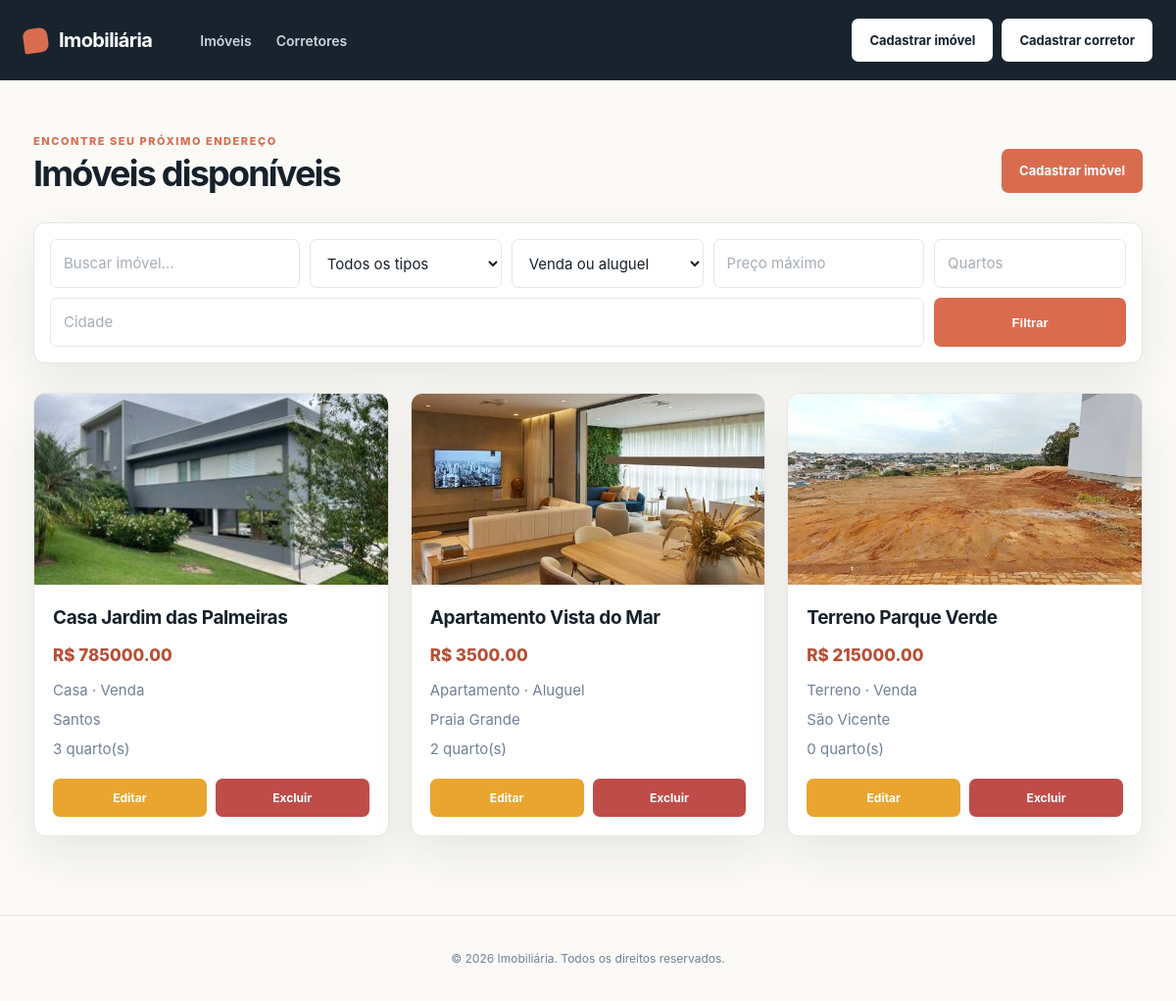
/imovel/, run on the app's committed database.
### imovel/models.py (models this page shows)
class Imovel(models.Model):
    titulo = models.CharField(max_length=100)
    descricao = models.TextField()
    tipo = models.CharField(max_length=50, choices=TipoImovel.choices)
    finalidade = models.CharField(max_length=50)
    preco = models.DecimalField(max_digits=10, decimal_places=2)
    endereco = models.CharField(max_length=200)
    cidade = models.CharField(max_length=100)
    quantidade_quartos = models.IntegerField()
    imagem = models.ImageField(upload_to='imoveis/', blank=True, null=True)
    corretor = models.ForeignKey(Corretor, on_delete=models.CASCADE)
    data_cadastro = models.DateTimeField(auto_now_add=True)

### imovel/views.py (the view)
# urls.py: path('imovel/', views.imoveis, name='imoveis'),
def imoveis(request):
    imoveis = Imovel.objects.all()
    busca = request.GET.get("busca", "").strip()
    tipo = request.GET.get("tipo", "").strip()
    finalidade = request.GET.get("finalidade", "").strip()
    cidade = request.GET.get("cidade", "").strip()
    preco_maximo = request.GET.get("preco_maximo", "").strip()
    quartos = request.GET.get("quartos", "").strip()
    if busca:
        imoveis = imoveis.filter(titulo__icontains=busca)
    if tipo:
        imoveis = imoveis.filter(tipo=tipo)
    if finalidade:
        imoveis = imoveis.filter(finalidade__icontains=finalidade)
    if cidade:
        imoveis = imoveis.filter(cidade__icontains=cidade)
    if preco_maximo:
        imoveis = imoveis.filter(preco__lte=preco_maximo)
    if quartos:
        imoveis = imoveis.filter(quantidade_quartos=quartos)
    filtros_ativos = any(
        (busca, tipo, finalidade, cidade, preco_maximo, quartos)
    )
    return render(
        request,
        "imovel.html",
        {"imoveis": imoveis, "filtros_ativos": filtros_ativos},
    )

### imovel/templates/imovel.html (shortened to what this page needs)
{% extends 'template.html' %}
{% load static %}
{% block estilos %}
<link rel="stylesheet" href="{% static 'css/imoveis.css' %}">
{% endblock %}
{% block conteudo %}
<section class="page-heading">
    <div>
        <p class="eyebrow">Encontre seu próximo endereço</p>
        <h2>Imóveis disponíveis</h2>
    </div>
    <a href="{% url 'add_imovel' %}" class="btn btn-primary">Cadastrar imóvel</a>
</section>
<form method="get" class="filters">
    <input type="search" name="busca" value="{{ request.GET.busca }}" placeholder="Buscar imóvel...">
    <select name="tipo">
        <option value="">Todos os tipos</option>
    </select>
    <select name="finalidade">
        <option value="">Venda ou aluguel</option>
    </select>
    <input type="number" name="preco_maximo" value="{{ request.GET.preco_maximo }}" placeholder="Preço máximo" min="0">
    <input type="number" name="quartos" value="{{ request.GET.quartos }}" placeholder="Quartos" min="0">
    <input class="filter-city" type="search" name="cidade" value="{{ request.GET.cidade }}" placeholder="Cidade">
    <button class="btn btn-primary" type="submit">Filtrar</button>
</form>
<div class="cards-grid">
    {% for imovel in imoveis %}
    <article class="property-card">
        {% if imovel.imagem %}
            <img src="{{ imovel.imagem.url }}" alt="Imagem de {{ imovel.titulo }}">
        {% else %}
            <div class="image-placeholder">Sem imagem</div>
        {% endif %}
        <div class="card-content">
            <h3>{{ imovel.titulo }}</h3>
            <strong class="price">R$ {{ imovel.preco|floatformat:2 }}</strong>
            <p class="muted">{{ imovel.tipo }} · {{ imovel.finalidade }}</p>
            <p class="muted">{{ imovel.cidade }}</p>
            <p class="muted">{{ imovel.quantidade_quartos }} quarto(s)</p>
            <div class="card-actions">
                <a href="{% url 'edit_imovel' imovel.id %}" class="btn btn-warning">Editar</a>
                <a href="{% url 'del_imovel' imovel.id %}" class="btn btn-danger delete-trigger" data-item-name="{{ imovel.titulo }}">Excluir</a>
            </div>
        </div>
    </article>
    {% empty %}
    <p class="empty-state">Nenhum imóvel encontrado.</p>
    {% endfor %}
</div>
{% endblock %}

### imovel/templates/template.html (shortened to what this page needs)
{% load static %}
<!DOCTYPE html>
<html lang="pt-br">
<head>
    <link rel="stylesheet" href="{% static 'css/style.css' %}">
    {% block estilos %}{% endblock %}
</head>
<body>
    <header>
        <a href="{% url 'index' %}" class="brand-link" aria-label="Ir para a página inicial">
            <div class="brand"><h1>Imobiliária</h1></div>
        </a>
        <nav>
            <a href="{% url 'imoveis' %}">Imóveis</a>
            <a href="{% url 'corretores' %}">Corretores</a>
        </nav>
        <div class="header-buttons">
            <a href="{% url 'add_imovel' %}" class="btn btn-light">Cadastrar imóvel</a>
            <a href="{% url 'add_corretor' %}" class="btn btn-light">Cadastrar corretor</a>
        </div>
    </header>
    <main>
        {% block conteudo %}
        {% endblock %}
    </main>
    <footer>
        <p>&copy; 2026 Imobiliária. Todos os direitos reservados.</p>
    </footer>
</body>
</html>

### imovel/static/css/style.css (style rules this page uses)
:root { --ink: #17212b; --muted: #718096; --paper: #fbfaf7; --surface: #ffffff; --line: #e8e6df; --accent: #d96c4f; --accent-dark: #b84f36; --navy: #18232e; --shadow: 0 18px 45px rgba(29, 40, 50, .09); }
* { box-sizing: border-box; }
html { scroll-behavior: smooth; }
body { background: var(--paper); color: var(--ink); font: 15px/1.6 Inter, ui-sans-serif, system-ui, -apple-system, "Segoe UI", sans-serif; margin: 0; }
a { color: inherit; text-decoration: none; }
header { align-items: center; background: var(--navy); color: #fff; display: flex; gap: 34px; min-height: 82px; padding: 0 max(24px, calc((100% - 1180px) / 2)); }
.brand-link { margin-right: 15px; }
.brand { align-items: center; display: flex; gap: 11px; }
.brand::before { background: var(--accent); border-radius: 8px 8px 8px 2px; content: ""; display: block; height: 25px; transform: rotate(-8deg); width: 25px; }
.brand h1 { font-size: 20px; font-weight: 750; letter-spacing: -.03em; margin: 0; }
nav { display: flex; gap: 25px; margin-right: auto; }
nav a { color: #cbd5df; font-size: 14px; font-weight: 600; padding: 28px 0 25px; position: relative; }
.header-buttons { display: flex; gap: 9px; }
main { margin: 0 auto; max-width: 1180px; min-height: calc(100vh - 145px); padding: 54px 24px 80px; }
footer { border-top: 1px solid var(--line); color: var(--muted); font-size: 12px; padding: 22px; text-align: center; }
h2 { font-size: clamp(27px, 3vw, 38px); letter-spacing: -.05em; line-height: 1.1; margin: 4px 0 0; }
.eyebrow { color: var(--accent); font-size: 11px; font-weight: 800; letter-spacing: .14em; margin: 0; text-transform: uppercase; }
.btn { border: 1px solid transparent; border-radius: 7px; cursor: pointer; display: inline-block; font-size: 13px; font-weight: 700; padding: 11px 17px; text-align: center; transition: background .2s, border-color .2s, transform .2s; }
.btn-light { background: #fff; color: var(--navy); }
.btn-primary { background: var(--accent); color: #fff; }
.btn-warning { background: #e9a52f; color: #fff; }
.btn-danger { background: #bf4c48; color: #fff; }
input, select, textarea { background: #fff; border: 1px solid var(--line); border-radius: 7px; color: var(--ink); font: inherit; padding: 12px 13px; width: 100%; }
input::placeholder, textarea::placeholder { color: #a5adb5; }

### imovel/static/css/imoveis.css (style rules this page uses)
.page-heading { align-items: end; display: flex; justify-content: space-between; margin-bottom: 30px; }
.filters { background: var(--surface); border: 1px solid var(--line); border-radius: 12px; box-shadow: var(--shadow); display: grid; gap: 10px; grid-template-columns: 1.3fr 1fr 1fr 1.1fr 1fr; margin-bottom: 30px; padding: 16px; }
.filters .filter-city { grid-column: span 4; }
.cards-grid { display: grid; gap: 22px; grid-template-columns: repeat(3, 1fr); }
.property-card { background: var(--surface); border: 1px solid var(--line); border-radius: 12px; box-shadow: var(--shadow); overflow: hidden; transition: box-shadow .2s, transform .2s; }
.property-card > img, .image-placeholder { background: #e8e1d6; display: block; height: 195px; object-fit: cover; text-align: center; width: 100%; }
.card-content { padding: 19px; }
.card-content h3 { font-size: 19px; letter-spacing: -.02em; margin: 0 0 9px; }
.price { color: var(--accent-dark); display: block; font-size: 17px; font-weight: 800; margin-bottom: 10px; }
.muted { color: var(--muted); margin: 6px 0; }
.card-actions { display: flex; gap: 9px; margin-top: 18px; }
.card-actions .btn { flex: 1; font-size: 12px; padding: 9px; }

### data on the page
Imovel: imagem (picture), titulo "Casa Jardim das Palmeiras", preco "785000.00", tipo "Casa", finalidade "Venda", cidade "Santos", quantidade_quartos "3"
Imovel: imagem (picture), titulo "Apartamento Vista do Mar", preco "3500.00", tipo "Apartamento", finalidade "Aluguel", cidade "Praia Grande", quantidade_quartos "2"
Imovel: imagem (picture), titulo "Terreno Parque Verde", preco "215000.00", tipo "Terreno", finalidade "Venda", cidade "São Vicente", quantidade_quartos "0"
